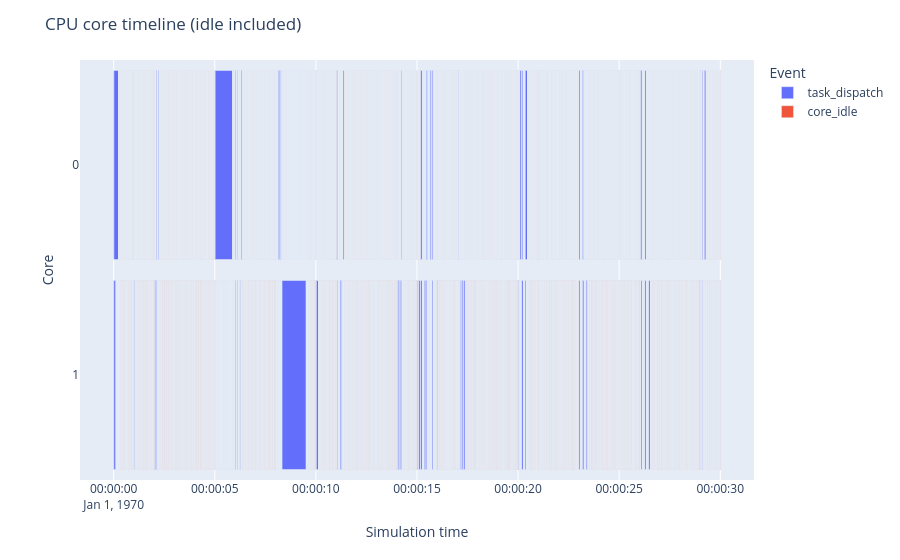

Here is the notebook cell this chart was saved with:
### Markdown cell above
## Core schedule

### Code cell
core_fig = ml.make_core_timeline_figure(trace)
core_fig

### Figure 1 — Plotly figure (JSON) as saved in the notebook; plotly's stock layout.template omitted (floating-point values rounded to 4 significant figures; data arrays with more than 128 entries replaced by an {"elided": "..."} marker saying what was removed)
{"data": [{"base": {"elided": "13559 str values"}, "customdata": {"elided": "13559x3 mixed values"}, "hovertemplate": "event=%{customdata[2]}<br>start_dt=%{base}<br>end_dt=%{x}<br>y=%{y}<br>label=%{customdata[0]}<br>core=%{customdata[1]}<extra></extra>", "legendgroup": "task_dispatch", "marker": {"color": "#636efa", "pattern": {"shape": ""}}, "name": "task_dispatch", "orientation": "h", "showlegend": true, "textposition": "auto", "type": "bar", "x": {"elided": "13559 int values"}, "xaxis": "x", "y": {"elided": "13559 str values"}, "yaxis": "y"}, {"base": {"elided": "6499 str values"}, "customdata": {"elided": "6499x3 mixed values"}, "hovertemplate": "event=%{customdata[2]}<br>start_dt=%{base}<br>end_dt=%{x}<br>y=%{y}<br>label=%{customdata[0]}<br>core=%{customdata[1]}<extra></extra>", "legendgroup": "core_idle", "marker": {"color": "#EF553B", "pattern": {"shape": ""}}, "name": "core_idle", "orientation": "h", "showlegend": true, "textposition": "auto", "type": "bar", "x": {"elided": "6499 int values"}, "xaxis": "x", "y": {"elided": "6499 str values"}, "yaxis": "y"}], "layout": {"bargap": 0.1, "barmode": "overlay", "legend": {"title": {"text": "Event"}, "tracegroupgap": 0}, "margin": {"t": 60}, "title": {"text": "CPU core timeline (idle included)"}, "xaxis": {"anchor": "y", "domain": [0, 1], "title": {"text": "Simulation time"}, "type": "date"}, "yaxis": {"anchor": "x", "autorange": "reversed", "domain": [0, 1], "title": {"text": "Core"}}}}
